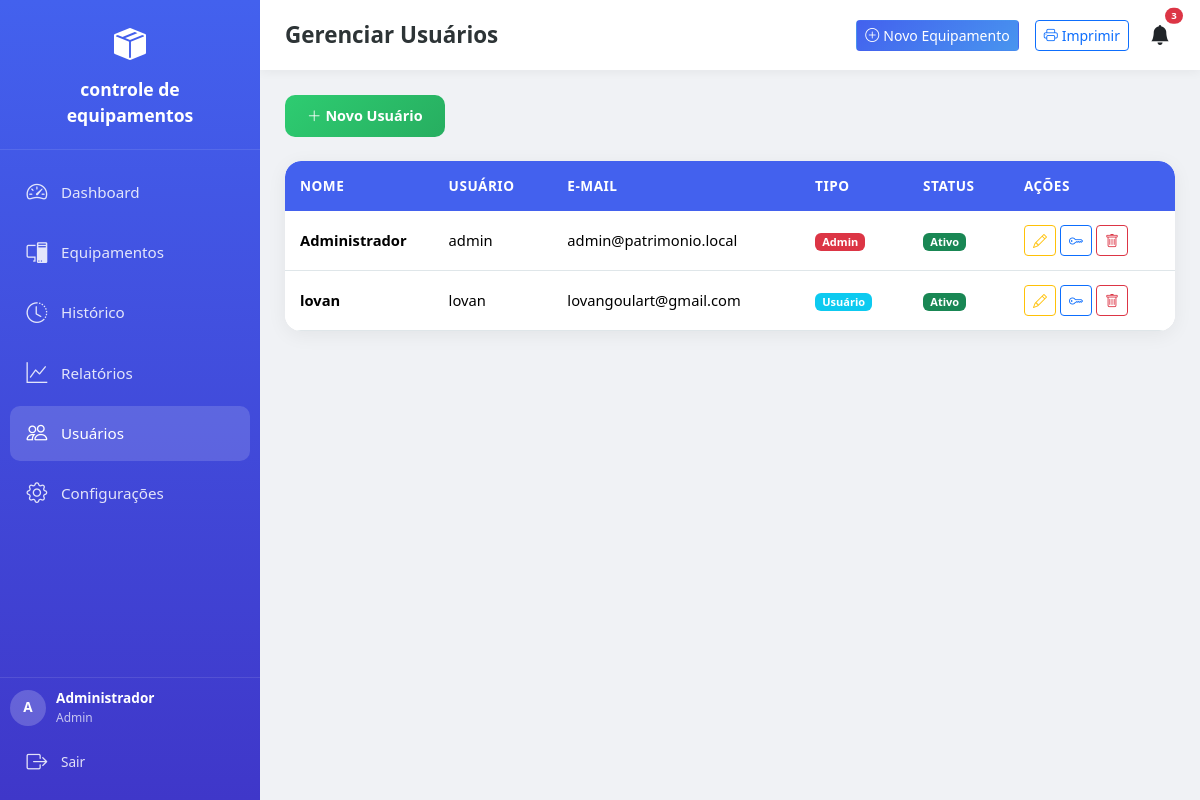
Screenshot of /admin/usuarios (signed in) with the database file from the repository.
### app/models/models.py (models this page shows, shortened)
class Configuracao(db.Model):
    __tablename__ = 'configuracoes'
    id = db.Column(db.Integer, primary_key=True)
    nome_empresa = db.Column(db.String(200), default='Controle de Patrimônio')
    logo = db.Column(db.String(200), nullable=True)
    dias_lembrete_manutencao = db.Column(db.String(50), default='30,15,7,1')
    tema = db.Column(db.String(20), default='claro')
    data_atualizacao = db.Column(db.DateTime, default=datetime.now, onupdate=datetime.now)

class Usuario(UserMixin, db.Model):
    __tablename__ = 'usuarios'
    id = db.Column(db.Integer, primary_key=True)
    nome = db.Column(db.String(100), nullable=False)
    username = db.Column(db.String(50), unique=True, nullable=False)
    email = db.Column(db.String(120), unique=True, nullable=False)
    password_hash = db.Column(db.String(256), nullable=False)
    is_admin = db.Column(db.Boolean, default=False)
    ativo = db.Column(db.Boolean, default=True)
    data_criacao = db.Column(db.DateTime, default=datetime.now)
    equipamentos = db.relationship('Equipamento', backref='usuario_cadastro', lazy=True)

### app/routes/admin.py (the view)
@bp.route('/usuarios')
@login_required
@admin_required
def usuarios():
    page = request.args.get('page', 1, type=int)
    usuarios = Usuario.query.order_by(Usuario.nome).paginate(page=page, per_page=25, error_out=False)
    config = Configuracao.query.first()
    return render_template('usuarios.html', usuarios=usuarios, config=config)

### app/__init__.py (called while the page is built)
def create_app():
    app = Flask(__name__)
    app.config.from_object(Config)
    db.init_app(app)
    login_manager.init_app(app)
    login_manager.login_view = 'auth.login'
    login_manager.login_message = 'Por favor, faça login para acessar esta página.'
    login_manager.login_message_category = 'warning'
    with app.app_context():
        from app.routes import auth, main, api, admin
        app.register_blueprint(auth.bp)
        app.register_blueprint(main.bp)
        app.register_blueprint(api.bp, url_prefix='/api')
        app.register_blueprint(admin.bp, url_prefix='/admin')
        db.create_all()
        criar_admin_padrao()
        criar_config_padrao()
    @app.context_processor
    def inject_date():
        from datetime import date
        return dict(date=date)
    return app

### app/routes/admin.py (called while the page is built)
def admin_required(f):
    from functools import wraps
    @wraps(f)
    def decorated_function(*args, **kwargs):
        if not current_user.is_authenticated or not current_user.is_admin:
            flash('Acesso restrito a administradores.', 'danger')
            return redirect(url_for('main.dashboard'))
        return f(*args, **kwargs)
    return decorated_function

### app/routes/auth.py (called while the page is built)
@login_manager.user_loader
def load_user(user_id):
    return Usuario.query.get(int(user_id))

### app/templates/usuarios.html (shortened to what this page needs)
{% extends "base.html" %}
{% block page_title %}Gerenciar Usuários{% endblock %}
{% block content %}
<div class="d-flex justify-content-between align-items-center mb-4 no-print">
    <a href="{{ url_for('auth.register') }}" class="btn btn-success-modern"><i class="bi bi-plus-lg me-1"></i>Novo Usuário</a>
</div>
<div class="card-modern overflow-hidden">
    <div class="table-responsive">
        <table class="table table-modern mb-0">
            <thead>
                <tr>
                    <th>Nome</th>
                    <th class="d-none d-md-table-cell">Usuário</th>
                    <th class="d-none d-lg-table-cell">E-mail</th>
                    <th>Tipo</th>
                    <th>Status</th>
                    <th class="no-print">Ações</th>
                </tr>
            </thead>
            <tbody>
                {% for u in usuarios.items %}
                <tr>
                    <td>
                        <span class="fw-bold">{{ u.nome }}</span>
                    </td>
                    <td class="d-none d-md-table-cell">{{ u.username }}</td>
                    <td class="d-none d-lg-table-cell">{{ u.email }}</td>
                    <td><span class="badge bg-{{ 'danger' if u.is_admin else 'info' }}">{{ 'Admin' if u.is_admin else 'Usuário' }}</span></td>
                    <td><span class="badge bg-{{ 'success' if u.ativo else 'secondary' }}">{{ 'Ativo' if u.ativo else 'Inativo' }}</span></td>
                    <td class="no-print">
                        <div class="d-flex gap-1">
                            <a href="{{ url_for('admin.usuario_editar', id=u.id) }}" class="btn btn-sm btn-outline-warning" title="Editar"><i class="bi bi-pencil"></i></a>
                            <button class="btn btn-sm btn-outline-primary" data-bs-toggle="modal" data-bs-target="#modalSenha{{ u.id }}" title="Resetar senha"><i class="bi bi-key"></i></button>
                            <form method="POST" action="{{ url_for('admin.usuario_excluir', id=u.id) }}" class="d-inline" onsubmit="return confirm('Excluir este usuário?')">
                                <button type="submit" class="btn btn-sm btn-outline-danger" title="Excluir"><i class="bi bi-trash"></i></button>
                            </form>
                        </div>
                    </td>
                </tr>
                {% else %}
                <tr><td colspan="6" class="text-center py-4 text-muted">Nenhum usuário.</td></tr>
                {% endfor %}
            </tbody>
        </table>
    </div>
</div>
{% endblock %}

### app/templates/base.html (shortened to what this page needs)
<!DOCTYPE html>
<html lang="pt-BR" data-theme="{{ config.tema if config else 'claro' }}">
<head>
    <link href="https://cdn.jsdelivr.net/npm/bootstrap@5.3.2/dist/css/bootstrap.min.css" rel="stylesheet">
    <link rel="stylesheet" href="https://cdn.jsdelivr.net/npm/bootstrap-icons@1.11.1/font/bootstrap-icons.css">
    <link rel="stylesheet" href="/static/css/style.css">
</head>
<body>
    {% if current_user.is_authenticated %}
    <nav class="sidebar" id="sidebar">
        <div class="sidebar-header">
            <div class="logo-icon"><i class="bi bi-box-seam-fill"></i></div>
            <div class="logo-text">{{ config.nome_empresa if config else 'Patrimônio' }}</div>
        </div>
        <div class="sidebar-nav">
            <div class="nav-item">
                <a href="{{ url_for('main.dashboard') }}" class="nav-link {% if request.endpoint == 'main.dashboard' %}active{% endif %}">
                    <i class="bi bi-speedometer2"></i>
                    <span class="nav-text">Dashboard</span>
                </a>
            </div>
            <div class="nav-item">
                <a href="{{ url_for('main.equipamentos') }}" class="nav-link {% if request.endpoint.startswith('main.equipamento') %}active{% endif %}">
                    <i class="bi bi-pc-display"></i>
                    <span class="nav-text">Equipamentos</span>
                </a>
            </div>
            {% if current_user.is_admin %}
            <div class="nav-item">
                <a href="{{ url_for('main.historico') }}" class="nav-link {% if request.endpoint == 'main.historico' %}active{% endif %}">
                    <i class="bi bi-clock-history"></i>
                    <span class="nav-text">Histórico</span>
                </a>
            </div>
            {% endif %}
            <div class="nav-item">
                <a href="{{ url_for('main.relatorios') }}" class="nav-link {% if request.endpoint == 'main.relatorios' %}active{% endif %}">
                    <i class="bi bi-graph-up"></i>
                    <span class="nav-text">Relatórios</span>
                </a>
            </div>
            {% if current_user.is_admin %}
            <div class="nav-item">
                <a href="{{ url_for('admin.usuarios') }}" class="nav-link {% if request.endpoint.startswith('admin.') %}active{% endif %}">
                    <i class="bi bi-people"></i>
                    <span class="nav-text">Usuários</span>
                </a>
            </div>
            <div class="nav-item">
                <a href="{{ url_for('admin.configuracoes') }}" class="nav-link {% if request.endpoint == 'admin.configuracoes' %}active{% endif %}">
                    <i class="bi bi-gear"></i>
                    <span class="nav-text">Configurações</span>
                </a>
            </div>
            {% endif %}
        </div>
        <div class="sidebar-footer">
            <div class="user-info">
                <div class="user-avatar">{{ current_user.nome[0] }}</div>
                <div>
                    <div style="font-weight:600;">{{ current_user.nome }}</div>
                    <div style="opacity:0.7; font-size:0.75rem;">{{ 'Admin' if current_user.is_admin else 'Usuário' }}</div>
                </div>
            </div>
            <a href="{{ url_for('auth.logout') }}" class="nav-link mt-2" style="font-size:0.85rem;">
                <i class="bi bi-box-arrow-right"></i>
                <span class="nav-text">Sair</span>
            </a>
        </div>
    </nav>
    {% endif %}
    <div class="main-content">
        {% if current_user.is_authenticated %}
        <div class="topbar no-print">
            <h1 class="page-title">{% block page_title %}Dashboard{% endblock %}</h1>
            <div class="d-flex align-items-center gap-2 gap-md-3">
                <a href="{{ url_for('main.equipamento_novo') }}" class="btn btn-sm btn-primary-modern no-print d-none d-md-inline-flex">
                    <i class="bi bi-plus-circle me-1"></i> Novo Equipamento
                </a>
                <a href="{{ url_for('main.impressao') }}" target="_blank" class="btn btn-sm btn-outline-primary no-print d-none d-md-inline-flex">
                    <i class="bi bi-printer me-1"></i> Imprimir
                </a>
                <div class="dropdown no-print">
                    <button class="btn btn-link text-dark position-relative p-1" data-bs-toggle="dropdown">
                        <i class="bi bi-bell-fill fs-5"></i>
                        <span class="position-absolute top-0 start-100 translate-middle badge rounded-pill bg-danger" id="notifCount" style="font-size:0.6rem; display:none;">0</span>
                    </button>
                </div>
            </div>
        </div>
        {% endif %}
        <div class="content-area">
            {% block content %}{% endblock %}
        </div>
    </div>
</body>
</html>

### app/static/css/style.css (style rules this page uses)
.btn-success-modern { background: linear-gradient(135deg, #2ecc71, #27ae60); color: white; border: none; border-radius: 10px; padding: 10px 22px; font-weight: 600; font-size: 0.9rem; transition: all 0.2s; }
.table-responsive { -webkit-overflow-scrolling: touch; }
.card-modern { animation: slideUp 0.4s ease forwards; }
.table-modern td { max-width: 200px; overflow: hidden; text-overflow: ellipsis; }
.table-modern td:first-child { max-width: 120px; }
.table-modern td.no-print { white-space: nowrap; min-width: 110px; }

### app/templates/base.html (style rules this page uses)
:root { --primary: #4361ee; --primary-light: #4895ef; --secondary: #3f37c9; --success: #4cc9f0; --danger: #f72585; --warning: #f9c74f; --info: #90e0ef; --light: #f8f9fa; --dark: #212529; --bg-body: #f0f2f5; --bg-card: #ffffff; --text-main: #2d3436; --text-muted: #636e72; --border-color: #dfe6e9; --sidebar-width: 260px; --sidebar-collapsed: 70px; }
* { box-sizing: border-box; }
body { font-family: 'Segoe UI', system-ui, -apple-system, sans-serif; background: var(--bg-body); color: var(--text-main); min-height: 100vh; overflow-x: hidden; -webkit-text-size-adjust: 100%; }
.sidebar { position: fixed; top: 0; left: 0; width: var(--sidebar-width); height: 100vh; background: linear-gradient(180deg, var(--primary) 0%, var(--secondary) 100%); color: white; z-index: 1000; transition: all 0.3s ease; display: flex; flex-direction: column; overflow-y: auto; -webkit-overflow-scrolling: touch; }
.sidebar-header { padding: 20px; text-align: center; border-bottom: 1px solid rgba(255,255,255,0.1); }
.logo-icon { font-size: 2rem; color: white; }
.logo-text { font-size: 1.1rem; font-weight: 700; margin-top: 8px; }
.sidebar-nav { flex: 1; padding: 15px 10px; }
.nav-item { margin-bottom: 5px; }
.nav-link { display: flex; align-items: center; padding: 12px 15px; color: rgba(255,255,255,0.85); text-decoration: none; border-radius: 10px; transition: all 0.2s; font-size: 0.95rem; }
.nav-link:hover, .nav-link.active { background: rgba(255,255,255,0.15); color: white; }
.nav-link i { font-size: 1.3rem; margin-right: 12px; min-width: 24px; text-align: center; }
.sidebar-footer { padding: 10px; border-top: 1px solid rgba(255,255,255,0.1); }
.user-info { display: flex; align-items: center; gap: 10px; font-size: 0.85rem; }
.user-avatar { width: 36px; height: 36px; border-radius: 50%; background: rgba(255,255,255,0.2); display: flex; align-items: center; justify-content: center; font-weight: bold; flex-shrink: 0; }
.main-content { margin-left: var(--sidebar-width); min-height: 100vh; transition: margin-left 0.3s ease; padding-bottom: 80px; }
.topbar { background: var(--bg-card); padding: 15px 25px; display: flex; align-items: center; justify-content: space-between; box-shadow: 0 2px 10px rgba(0,0,0,0.05); position: sticky; top: 0; z-index: 100; gap: 10px; }
.page-title { font-size: 1.4rem; font-weight: 700; color: var(--text-main); margin: 0; white-space: nowrap; overflow: hidden; text-overflow: ellipsis; }
.content-area { padding: 25px; }
.card-modern { background: var(--bg-card); border: none; border-radius: 16px; box-shadow: 0 4px 20px rgba(0,0,0,0.06); transition: transform 0.2s, box-shadow 0.2s; }
.table-modern { background: var(--bg-card); border-radius: 16px; overflow: hidden; margin-bottom: 0; }
.table-modern thead th { background: var(--primary); color: white; font-weight: 600; font-size: 0.85rem; text-transform: uppercase; letter-spacing: 0.5px; padding: 15px; border: none; position: sticky; top: 0; z-index: 10; white-space: nowrap; }
.table-modern tbody td { padding: 14px 15px; border-bottom: 1px solid var(--border-color); vertical-align: middle; font-size: 0.92rem; }
.btn-primary-modern { background: linear-gradient(135deg, var(--primary), var(--primary-light)); color: white; }
.btn-success-modern { background: linear-gradient(135deg, #2ecc71, #27ae60); color: white; }

### rows the page displays
Configuracao: nome_empresa "controle de equipamentos"
Usuario: nome "A", nome "Administrador", is_admin "Admin", username "admin", email "admin@patrimonio.local", ativo "Ativo"
Usuario: nome "lovan", username "lovan", email "lovangoulart@gmail.com", is_admin "Usuário", ativo "Ativo"
